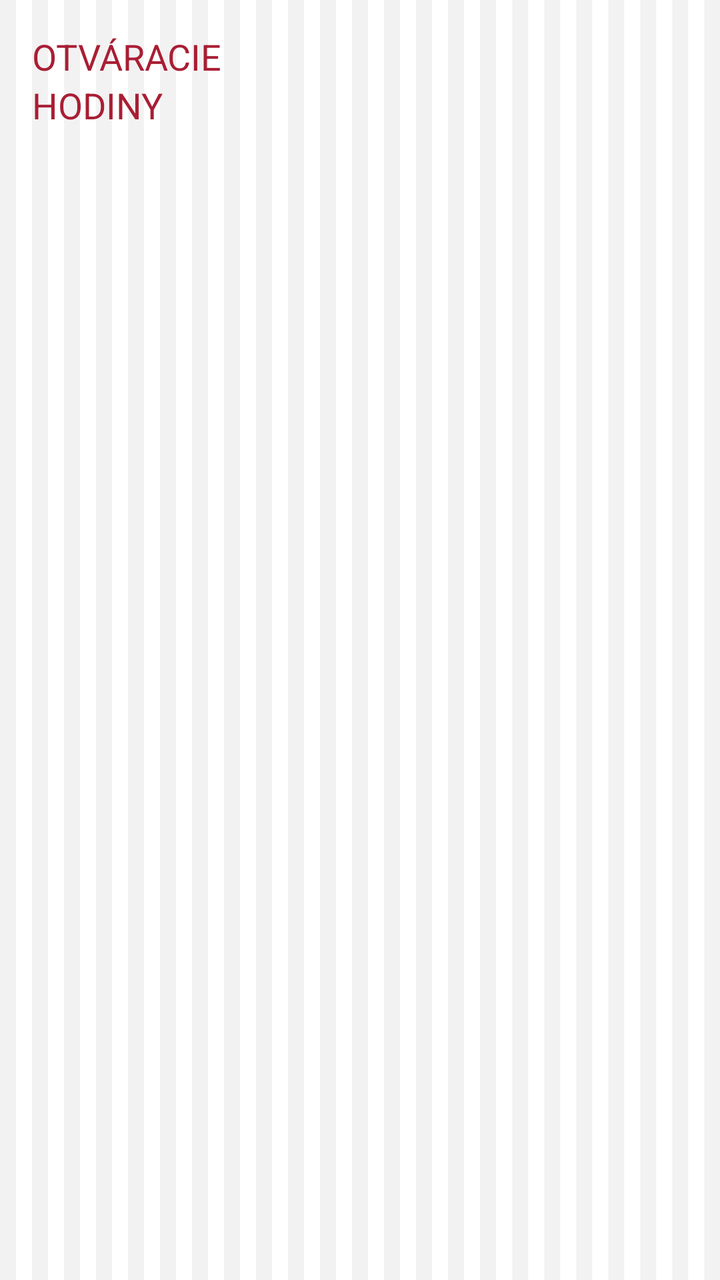
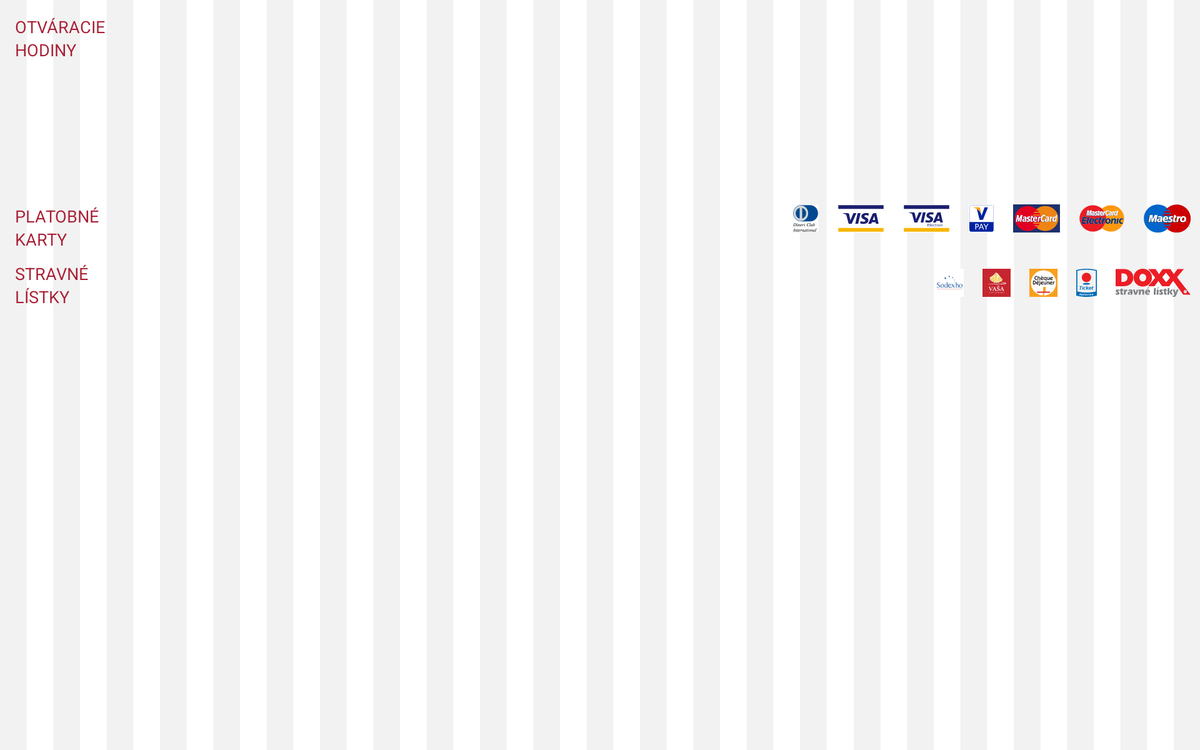

First picture: res/layout/ on a phone held upright. Second picture: the repository's own variant of that layout, on a device whose configuration matches the variant's folder. Source for both follows.
<!-- AndroidManifest.xml: application theme Theme.MyTheme -->
<!-- res/layout/fragment_details.xml -->
<RelativeLayout xmlns:android="http://schemas.android.com/apk/res/android"
    xmlns:tools="http://schemas.android.com/tools"
    android:layout_width="match_parent"
    android:layout_height="match_parent"
    tools:context="com.snowcat.fajnyobed.DetailsFragment"
    android:background="#fff">

    <ImageView
        android:layout_width="match_parent"
        android:layout_height="match_parent"
        android:background="@drawable/bg_silver"
        />

    <TextView
        android:id="@+id/open_hours_textView"
        android:layout_width="wrap_content"
        android:layout_height="wrap_content"
        android:gravity="start"
        android:text="OTVÁRACIE"
        android:textColor="?attr/colorPrimaryDark"
        android:layout_marginLeft="16dp"
        android:layout_marginStart="16dp"
        android:layout_marginTop="16dp"
        android:textSize="18sp" />

    <TextView
        android:layout_width="wrap_content"
        android:layout_height="wrap_content"
        android:layout_below="@id/open_hours_textView"
        android:text="HODINY"
        android:layout_marginLeft="16dp"
        android:layout_marginStart="16dp"
        android:textColor="?attr/colorPrimaryDark"
        android:textSize="18sp" />

    <ListView
        android:id="@+id/open_hours_listView"
        android:layout_width="wrap_content"
        android:layout_height="wrap_content"
        android:layout_toEndOf="@id/open_hours_textView"
        android:layout_toRightOf="@id/open_hours_textView"
        android:divider="@android:color/transparent"
        android:layout_alignParentRight="true"
        android:layout_alignParentEnd="true"
        android:layout_marginTop="16dp"
        android:layout_marginRight="16dp"
        android:layout_marginEnd="16dp"
        android:dividerHeight="0dp"/>

</RelativeLayout>
<!-- resources referenced by this layout -->
<resources>
  <!-- drawable bg_silver (drawable) -->
  <?xml version="1.0" encoding="UTF-8"?>
  <vector
      xmlns:android="http://schemas.android.com/apk/res/android"
      android:width="1000dp"
      android:height="1000dp"
      android:viewportHeight="1600.0"
      android:viewportWidth="900.0">
      <path
          android:fillColor="#F2F2F2"
          android:pathData="M0,0h20v1600H0V0zM40,1600h20V0H40V1600zM80,1600h20V0H80V1600zM120,1600h20V0h-20V1600zM160,1600h20V0h-20V1600zM200,1600h20V0h-20V1600zM240,1600h20V0h-20V1600zM280,1600h20V0h-20V1600zM320,1600h20V0h-20V1600zM360,1600h20V0h-20V1600zM400,1600h20V0h-20V1600zM440,1600h20V0h-20V1600zM480,1600h20V0h-20V1600zM520,1600h20V0h-20V1600zM560,1600h20V0h-20V1600zM600,1600h20V0h-20V1600zM640.333,1599.999h20V0h-20V1599.999zM680.333,1599.999h20V0h-20V1599.999zM720.333,1599.999h20V0h-20V1599.999zM760.333,1599.999h20V0h-20V1599.999zM800.333,1599.999h20V0h-20V1599.999zM840.333,1599.999h20V0h-20V1599.999zM880.333,0v1599.999h20V0H880.333z" />
  </vector>
  <style name="Theme.MyTheme" parent="@style/Theme.AppCompat.Light.NoActionBar">
          
          <item name="colorPrimary">#AF2A34</item>
  
          
          <item name="colorPrimaryDark">#A91E34</item>
  
          
          <item name="colorAccent">#FFC107</item>
  
          
      </style>
</resources>
<!-- res/layout-xlarge/fragment_details.xml (the author's variant of the layout above) -->
<!-- drawn on a large tablet held sideways -->
<?xml version="1.0"?>
<RelativeLayout xmlns:android="http://schemas.android.com/apk/res/android"
    xmlns:tools="http://schemas.android.com/tools"
    android:layout_width="match_parent"
    android:layout_height="match_parent"
    android:background="#fff"
    tools:context="com.snowcat.fajnyobed.DetailsFragment">

    <ImageView
        android:layout_width="match_parent"
        android:layout_height="match_parent"
        android:background="@drawable/bg_silver" />

    <ScrollView
        android:layout_width="match_parent"
        android:layout_height="match_parent">

        <RelativeLayout
            android:layout_width="match_parent"
            android:layout_height="match_parent">

            <TextView
                android:id="@+id/open_hours_textView"
                android:layout_width="wrap_content"
                android:layout_height="wrap_content"
                android:layout_marginLeft="16dp"
                android:layout_marginStart="16dp"
                android:layout_marginTop="16dp"
                android:gravity="start"
                android:text="OTVÁRACIE"
                android:textColor="?attr/colorPrimaryDark"
                android:textSize="18sp" />

            <TextView
                android:layout_width="wrap_content"
                android:layout_height="wrap_content"
                android:layout_below="@id/open_hours_textView"
                android:layout_marginLeft="16dp"
                android:layout_marginStart="16dp"
                android:text="HODINY"
                android:textColor="?attr/colorPrimaryDark"
                android:textSize="18sp" />

            <LinearLayout
                android:id="@+id/open_hours_linearLayout"
                android:layout_width="match_parent"
                android:layout_height="wrap_content"
                android:layout_alignParentEnd="true"
                android:layout_alignParentRight="true"
                android:layout_marginEnd="16dp"
                android:layout_marginRight="16dp"
                android:layout_marginTop="16dp"
                android:layout_toEndOf="@id/open_hours_textView"
                android:layout_toRightOf="@id/open_hours_textView"
                android:orientation="vertical">

                <TextView
                    android:id="@+id/open_hours_textView0"
                    android:layout_width="match_parent"
                    android:layout_height="wrap_content"
                    android:layout_gravity="end"
                    android:gravity="end"
                    android:textSize="16sp" />

                <TextView
                    android:id="@+id/open_hours_textView1"
                    android:layout_width="match_parent"
                    android:layout_height="wrap_content"
                    android:layout_gravity="end"
                    android:layout_marginTop="5dp"
                    android:gravity="end"
                    android:textSize="16sp" />

                <TextView
                    android:id="@+id/open_hours_textView2"
                    android:layout_width="match_parent"
                    android:layout_height="wrap_content"
                    android:layout_gravity="end"
                    android:layout_marginTop="5dp"
                    android:gravity="end"
                    android:textSize="16sp" />

                <TextView
                    android:id="@+id/open_hours_textView3"
                    android:layout_width="match_parent"
                    android:layout_height="wrap_content"
                    android:layout_gravity="end"
                    android:layout_marginTop="5dp"
                    android:gravity="end"
                    android:textSize="16sp" />

                <TextView
                    android:id="@+id/open_hours_textView4"
                    android:layout_width="match_parent"
                    android:layout_height="wrap_content"
                    android:layout_gravity="end"
                    android:layout_marginTop="5dp"
                    android:gravity="end"
                    android:textSize="16sp" />

                <TextView
                    android:id="@+id/open_hours_textView5"
                    android:layout_width="match_parent"
                    android:layout_height="wrap_content"
                    android:layout_gravity="end"
                    android:layout_marginTop="5dp"
                    android:gravity="end"
                    android:textSize="16sp" />

                <TextView
                    android:id="@+id/open_hours_textView6"
                    android:layout_width="match_parent"
                    android:layout_height="wrap_content"
                    android:layout_gravity="end"
                    android:layout_marginTop="5dp"
                    android:gravity="end"
                    android:textSize="16sp" />

            </LinearLayout>

            <TextView
                android:id="@+id/payments_textView"
                android:layout_width="wrap_content"
                android:layout_height="wrap_content"
                android:layout_below="@id/open_hours_linearLayout"
                android:layout_marginLeft="16dp"
                android:layout_marginStart="16dp"
                android:layout_marginTop="16dp"
                android:gravity="start"
                android:text="PLATOBNÉ"
                android:textColor="?attr/colorPrimaryDark"
                android:textSize="18sp" />

            <TextView
                android:id="@+id/payments_textView1"
                android:layout_width="wrap_content"
                android:layout_height="wrap_content"
                android:layout_below="@id/payments_textView"
                android:layout_marginLeft="16dp"
                android:layout_marginStart="16dp"
                android:text="KARTY"
                android:textColor="?attr/colorPrimaryDark"
                android:textSize="18sp" />

            <LinearLayout
                android:id="@+id/paycards_linearLayout"
                android:layout_width="match_parent"
                android:layout_height="45dp"
                android:layout_below="@id/open_hours_linearLayout"
                android:layout_marginEnd="10dp"
                android:layout_marginLeft="16dp"
                android:layout_marginRight="10dp"
                android:layout_marginStart="16dp"
                android:layout_marginTop="16dp"
                android:layout_toEndOf="@id/open_hours_textView"
                android:layout_toRightOf="@id/open_hours_textView"
                android:orientation="horizontal"
                android:gravity="end">

                <ImageView
                    android:id="@+id/paycard_ImageView0"
                    android:layout_width="wrap_content"
                    android:layout_height="wrap_content"
                    android:background="#fff"
                    android:src="@drawable/diners_club_international" />

                <ImageView
                    android:id="@+id/paycard_ImageView1"
                    android:layout_width="wrap_content"
                    android:layout_height="wrap_content"
                    android:layout_marginLeft="20dp"
                    android:layout_marginStart="20dp"
                    android:background="#fff"
                    android:src="@drawable/visa" />

                <ImageView
                    android:id="@+id/paycard_ImageView2"
                    android:layout_width="wrap_content"
                    android:layout_height="wrap_content"
                    android:layout_marginLeft="20dp"
                    android:layout_marginStart="20dp"
                    android:background="#fff"
                    android:src="@drawable/visa_electron" />

                <ImageView
                    android:id="@+id/paycard_ImageView3"
                    android:layout_width="wrap_content"
                    android:layout_height="wrap_content"
                    android:layout_marginLeft="20dp"
                    android:layout_marginStart="20dp"
                    android:background="#fff"
                    android:src="@drawable/v_pay_logo" />

                <ImageView
                    android:id="@+id/paycard_ImageView4"
                    android:layout_width="wrap_content"
                    android:layout_height="wrap_content"
                    android:layout_marginLeft="20dp"
                    android:layout_marginStart="20dp"
                    android:src="@drawable/master_card" />

                <ImageView
                    android:id="@+id/paycard_ImageView5"
                    android:layout_width="wrap_content"
                    android:layout_height="wrap_content"
                    android:layout_marginLeft="20dp"
                    android:layout_marginStart="20dp"
                    android:src="@drawable/mastercard_electronic" />

                <ImageView
                    android:id="@+id/paycard_ImageView6"
                    android:layout_width="wrap_content"
                    android:layout_height="wrap_content"
                    android:layout_marginLeft="20dp"
                    android:layout_marginStart="20dp"
                    android:src="@drawable/maestro_logo" />


            </LinearLayout>

            <TextView
                android:id="@+id/food_tickets_textView"
                android:layout_width="wrap_content"
                android:layout_height="wrap_content"
                android:layout_below="@id/paycards_linearLayout"
                android:layout_marginLeft="16dp"
                android:layout_marginStart="16dp"
                android:layout_marginTop="16dp"
                android:gravity="start"
                android:text="STRAVNÉ"
                android:textColor="?attr/colorPrimaryDark"
                android:textSize="18sp" />

            <TextView
                android:id="@+id/food_tickets_textView1"
                android:layout_width="wrap_content"
                android:layout_height="wrap_content"
                android:layout_below="@id/food_tickets_textView"
                android:layout_marginLeft="16dp"
                android:layout_marginStart="16dp"
                android:text="LÍSTKY"
                android:textColor="?attr/colorPrimaryDark"
                android:textSize="18sp" />

            <LinearLayout
                android:id="@+id/food_tickets_linearLayout"
                android:layout_width="match_parent"
                android:layout_height="45dp"
                android:layout_below="@id/paycards_linearLayout"
                android:layout_marginEnd="10dp"
                android:layout_marginLeft="16dp"
                android:layout_marginRight="10dp"
                android:layout_marginStart="16dp"
                android:layout_marginTop="16dp"
                android:layout_toEndOf="@id/open_hours_textView"
                android:layout_toRightOf="@id/open_hours_textView"
                android:gravity="center_vertical"
                android:orientation="vertical">

                <LinearLayout
                    android:layout_width="match_parent"
                    android:layout_height="wrap_content"
                    android:gravity="end"
                    android:orientation="horizontal">

                    <ImageView
                        android:id="@+id/food_tickets_ImageView0"
                        android:layout_width="wrap_content"
                        android:layout_height="wrap_content"
                        android:src="@drawable/sodexho" />

                    <ImageView
                        android:id="@+id/food_tickets_ImageView1"
                        android:layout_width="wrap_content"
                        android:layout_height="wrap_content"
                        android:layout_marginLeft="20dp"
                        android:layout_marginStart="20dp"
                        android:src="@drawable/vasa_stravovacia" />

                    <ImageView
                        android:id="@+id/food_tickets_ImageView2"
                        android:layout_width="wrap_content"
                        android:layout_height="wrap_content"
                        android:layout_marginLeft="20dp"
                        android:layout_marginStart="20dp"
                        android:src="@drawable/cheque" />

                    <ImageView
                        android:id="@+id/food_tickets_ImageView3"
                        android:layout_width="wrap_content"
                        android:layout_height="wrap_content"
                        android:layout_marginEnd="20dp"
                        android:layout_marginLeft="20dp"
                        android:layout_marginRight="20dp"
                        android:layout_marginStart="20dp"
                        android:src="@drawable/ticket_restaurant" />

                    <ImageView
                        android:id="@+id/food_tickets_ImageView4"
                        android:layout_width="wrap_content"
                        android:layout_height="wrap_content"
                        android:src="@drawable/doxx" />

                </LinearLayout>

            </LinearLayout>

        </RelativeLayout>

    </ScrollView>

</RelativeLayout>
<!-- resources referenced by the variant -->
<!-- as a large tablet held sideways resolves them -->
<resources>
  <!-- drawable bg_silver (drawable) -->
  <?xml version="1.0" encoding="UTF-8"?>
  <vector
      xmlns:android="http://schemas.android.com/apk/res/android"
      android:width="1000dp"
      android:height="1000dp"
      android:viewportHeight="1600.0"
      android:viewportWidth="900.0">
      <path
          android:fillColor="#F2F2F2"
          android:pathData="M0,0h20v1600H0V0zM40,1600h20V0H40V1600zM80,1600h20V0H80V1600zM120,1600h20V0h-20V1600zM160,1600h20V0h-20V1600zM200,1600h20V0h-20V1600zM240,1600h20V0h-20V1600zM280,1600h20V0h-20V1600zM320,1600h20V0h-20V1600zM360,1600h20V0h-20V1600zM400,1600h20V0h-20V1600zM440,1600h20V0h-20V1600zM480,1600h20V0h-20V1600zM520,1600h20V0h-20V1600zM560,1600h20V0h-20V1600zM600,1600h20V0h-20V1600zM640.333,1599.999h20V0h-20V1599.999zM680.333,1599.999h20V0h-20V1599.999zM720.333,1599.999h20V0h-20V1599.999zM760.333,1599.999h20V0h-20V1599.999zM800.333,1599.999h20V0h-20V1599.999zM840.333,1599.999h20V0h-20V1599.999zM880.333,0v1599.999h20V0H880.333z" />
  </vector>
  <!-- drawable visa (drawable) -->
  <vector xmlns:android="http://schemas.android.com/apk/res/android"
          android:width="50dp"
          android:height="30dp"
          android:viewportWidth="200.0"
          android:viewportHeight="127.047">
      <path
          android:pathData="M3.331,106.403h193.335v17.333H3.331V106.403z"
          android:fillColor="#F7B600"/>
      <path
          android:pathData="M3.331,20.666h193.335V3.333H3.331V20.666z"
          android:fillColor="#1A1F71"/>
      <path
          android:pathData="M98.331,39.762L88.14,87.406H75.814l10.192,-47.644H98.331zM150.187,70.527l6.489,-17.893l3.732,17.893H150.187zM163.945,87.406h11.396l-9.957,-47.644h-10.514c-2.37,0 -4.366,1.374 -5.25,3.492l-18.496,44.151h12.945l2.57,-7.115h15.811L163.945,87.406zM131.768,71.851c0.055,-12.573 -17.381,-13.271 -17.266,-18.888c0.038,-1.708 1.666,-3.526 5.227,-3.991c1.766,-0.228 6.635,-0.411 12.156,2.133l2.159,-10.107c-2.966,-1.072 -6.782,-2.105 -11.528,-2.105c-12.186,0 -20.758,6.472 -20.826,15.748c-0.078,6.859 6.123,10.684 10.785,12.968c4.807,2.335 6.418,3.833 6.395,5.919c-0.033,3.196 -3.834,4.611 -7.371,4.665c-6.201,0.097 -9.794,-1.676 -12.659,-3.011l-2.237,10.444c2.884,1.32 8.199,2.469 13.703,2.528C123.259,88.154 131.729,81.757 131.768,71.851M80.719,39.762L60.748,87.406H47.72l-9.829,-38.023c-0.595,-2.338 -1.115,-3.197 -2.927,-4.185c-2.964,-1.61 -7.857,-3.116 -12.16,-4.053l0.291,-1.383H44.07c2.671,0 5.075,1.777 5.686,4.854l5.191,27.572L67.77,39.762H80.719z"
          android:fillColor="#1A1F71"/>
  </vector>
  <style name="Theme.MyTheme" parent="@style/Theme.AppCompat.Light.NoActionBar">
          
          <item name="colorPrimary">#AF2A34</item>
  
          
          <item name="colorPrimaryDark">#A91E34</item>
  
          
          <item name="colorAccent">#FFC107</item>
  
          
      </style>
</resources>
